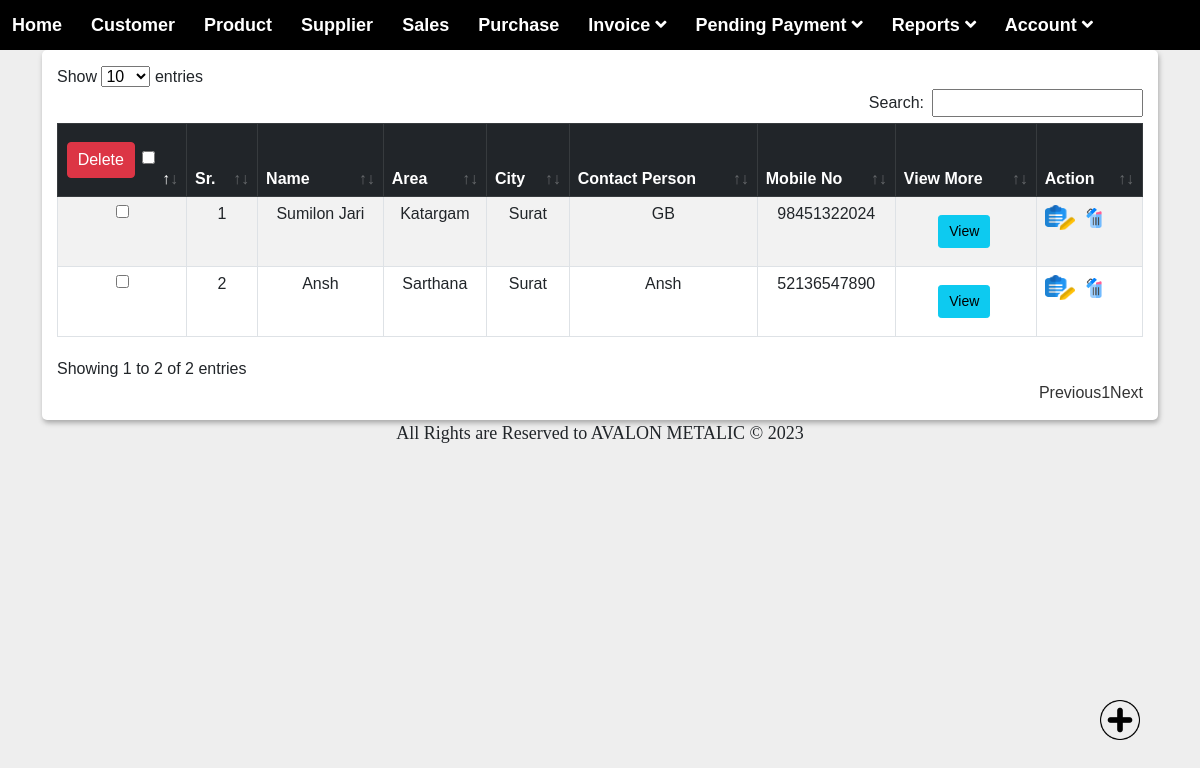
/customer/view_cust.php, run on an earlier commit of the app's database.
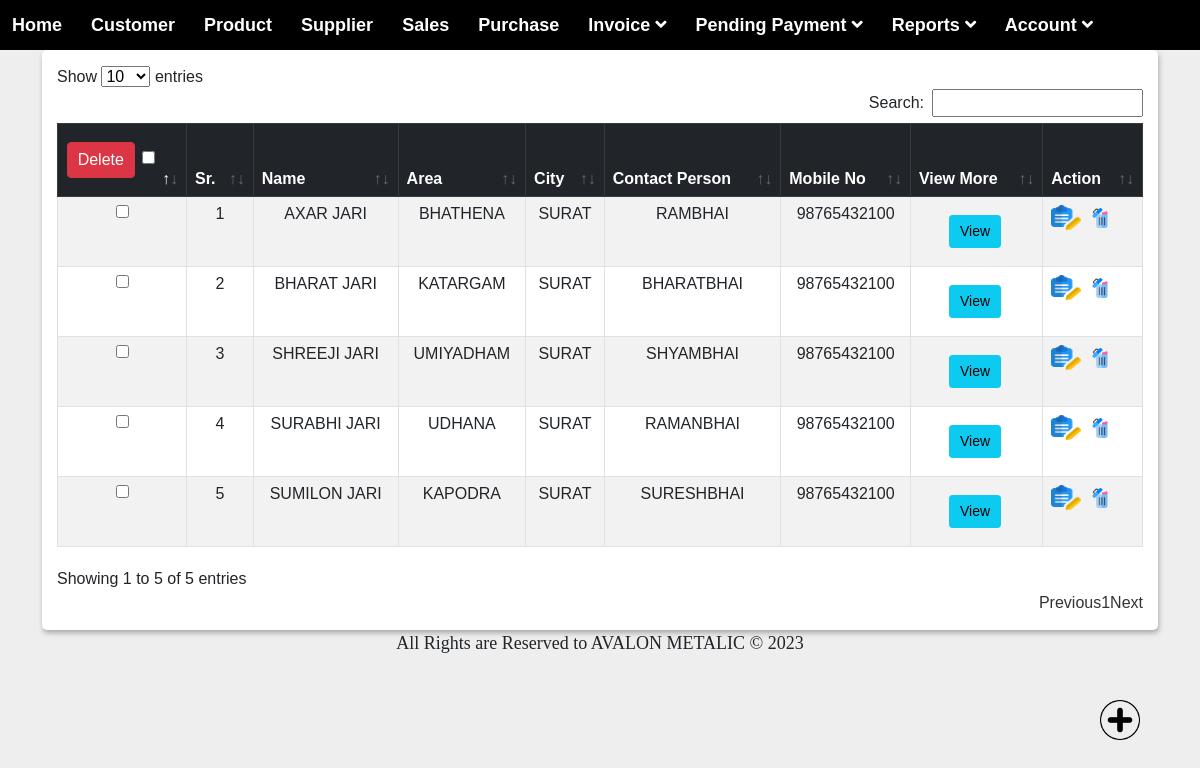
And on a later commit of the database.
### tables this page shows
CREATE TABLE `party` (
  `id` int(50) NOT NULL,
  `name` varchar(100) NOT NULL,
  `alias` varchar(100) NOT NULL,
  `city` varchar(100) NOT NULL,
  `area` varchar(100) NOT NULL,
  `state` varchar(100) NOT NULL,
  `pan_no` varchar(100) NOT NULL,
  `adhar_no` varchar(100) NOT NULL,
  `gstin` varchar(100) NOT NULL,
  `con_per_name` varchar(100) NOT NULL,
  `address` varchar(500) NOT NULL,
  `pin` varchar(100) NOT NULL,
  `mo_no` varchar(100) NOT NULL,
  `phone_no` varchar(100) NOT NULL,
  `fax` varchar(100) NOT NULL,
  `email` varchar(100) NOT NULL,
  `website` varchar(100) NOT NULL
);

### customer/view_cust.php (the view, shortened to what this page needs)
<?php
include('../inc/connection.php');
include('../inc/menu.php');
?>
<!DOCTYPE html>
<html lang="en">
<head>
    <link rel="stylesheet" href="../assets/css/bootstrap.min.css">
    <link rel="stylesheet" href="../assets/css/datatables.min.css">
    <link rel="stylesheet" href="../assets/css/style.css">
    <link rel="stylesheet" href="../assets/buttons.dataTables.min.css">
</head>
<body>
    <div class="container ">
        <a href="add_cust.php">
            <img src="../IMG/add.png" height="40px" width="40px" alt="" class="img1">
        </a>
        <div class="data_table">
            <form method="post">
                <table id="example" class="table table-striped table-bordered">
                    <thead class="table-dark">
                        <tr>
                            <th style="width: 90px; text-align:center;">
                                <button type="submit" name="prod_delete_multiple_btn" class="btn btn-danger">Delete</button>
                                <input type="checkbox" id="chkAll">
                            </th>
                            <th>Sr.</th>
                            <th>Name</th>
                            <th>Area</th>
                            <th>City</th>
                            <th>Contact Person</th>
                            <th>Mobile No</th>
                            <th>View More</th>
                            <th>Action</th>
                        </tr>
                    </thead>
                    <tbody>
                        <?php
                        $cnt = 1;
                        $query = "SELECT * FROM party";
                        $res = mysqli_query($con, $query);
                        if (mysqli_num_rows($res) > 0) {
                            foreach ($res as $row) {
                        ?>
                                <tr>
                                    <td style="width: 10px; text-align:center;">
                                        <input type="checkbox" name="product_delete_id[]" value="<?= $row['id']; ?>" class="tblChk">
                                    </td>
                                    <td style="text-align: center;" class="see"><?= $cnt; ?></td>
                                    <td style="text-align: center;"><?= $row['name']; ?></td>
                                    <td style="text-align: center;"><?= $row['area']; ?></td>
                                    <td style="text-align: center;"><?= $row['city']; ?></td>
                                    <td style="text-align: center;"><?= $row['con_per_name']; ?></td>
                                    <td style="text-align: center;"><?= $row['mo_no']; ?></td>
                                    <td style="text-align: center;"> <button type="button" class="btn btn-info btn-sm" data-toggle="modal" data-target="#myModal<?php echo $row['id'] ?>">View</button>
                                    </td>
                                    <td>
                                        <a href="updt_cust.php?id=<?php echo $row['id']; ?>"><img src="../IMG/edit.png" height="25px" width="30PX"></a>&nbsp;
                                        <a href="del_cust.php?id=<?php echo $row['id']; ?>" onclick="return confirm('Are You Sure Do You Want to Delete??');"><img src="../IMG/delete.png" height="20px" width="20px"></a>&nbsp;
                                    </td>
                                </tr>
                                <div id="myModal<?php echo $row['id'] ?>" class="modal fade bd-example-modal-lg" role="dialog">
                                    <div class="modal-dialog modal-lg">
                                        <div class="modal-content">
                                            <div class="modal-body">
                                            <?php
                                            $cnt++;
                                        }
                                    } else {
                                            ?>
                                            <tr>
                                                <td colspan="5">No Record Found</td>
                                            </tr>
                                        <?php
                                    }
                                        ?>
                    </tbody>
                </table>
            </form>
        </div>
    </div>
</body>
</html>
<?php
include('../inc/footer.php');
?>

### inc/menu.php (shortened to what this page needs)
<html lang="en">
<head>
  <link rel="stylesheet" href="style.css">
  <link rel="stylesheet" href="https://pro.fontawesome.com/releases/v5.10.0/css/all.css" />
</head>
<body>
  <div class="navbar">
    <div class="nav-links">
      <a href="../main.php">Home</a>
      <a href="../customer/view_cust.php">Customer</a>
      <a href="../product/view_prod.php">Product</a>
      <a href="../supplier/view_supplier.php">Supplier</a>
      <a href="../sales/srch_prod.php">Sales</a>
      <a href="../purchase/purch_prod.php">Purchase</a>
      <div class="dropdown">
        <a class="dropBtn" href="#">Invoice
          <i class="fas fa-angle-down"></i>
        </a>
      </div>
      <div class="dropdown">
        <a class="dropBtn" href="#">Pending Payment
          <i class="fas fa-angle-down"></i>
        </a>
      </div>
      <div class="dropdown">
        <a class="dropBtn" href="#">Reports
          <i class="fas fa-angle-down"></i>
        </a>
      </div>
      <div class="dropdown" style="position: absolute; right:95px;">
        <a class="dropBtn" href="#">Account
          <i class="fas fa-angle-down"></i>
        </a>
      </div>
    </div>
  </div>
</body>
</html>

### inc/footer.php (shortened to what this page needs)
<!DOCTYPE html>
<html lang="en">
<head>
</head>
<body>
    <center>
        <div>
            <font face="cambaria" size="4">All Rights are Reserved to AVALON METALIC &copy; <script type="text/javascript">var year = new Date();document.write(year.getFullYear());</script></font>
        </div>
    </center>
</body>
</html>

### account/style.css (style rules this page uses)
a { text-decoration: none; }

### assets/css/style.css (style rules this page uses)
* { margin: 0; padding: 0; outline: 0; }
html { scroll-behavior: smooth; }
body { background: #eee; font-family: 'Raleway', sans-serif; font-family: 'Roboto', sans-serif; font-family: 'Poppins', sans-serif; font-family: 'Rubik', sans-serif; padding: 0s; }
h1, h2, h3, h4, h5, h6, p, a, ol, ul, li, img, span, input, form, label, .btn, .navbar, .navbar-brand { margin: 0; padding: 0; }
a, a:hover { text-decoration: none; color: #333; -webkit-transition: 0.2s; transition: 0.2s; }
.data_table { background: #fff; padding: 15px; box-shadow: 1px 3px 5px #aaa; border-radius: 5px; }
.data_table .btn { padding: 5px 10px; margin: 10px 3px 10px 0; }

### inc/menu.php (style rules this page uses)
* { margin: 0; padding: 0; box-sizing: border-box; }
body { font-family: -apple-system, BlinkMacSystemFont, 'Segoe UI', Roboto, Oxygen, Ubuntu, Cantarell, 'Open Sans', 'Helvetica Neue', sans-serif; background-image: url(background-img.jpg); background-size: cover; background-attachment: fixed; }
.navbar { height: 50px; width: 100%; padding: 19px 30px; background-color: #000; position: relative; }
.navbar .nav-links { display: inline; float: right; font-size: 18px; }
.navbar .nav-links a { padding: 10px 12px; text-decoration: none; font-weight: 550; color: white; }
.dropdown { position: relative; display: inline-block; }

### customer/view_cust.php (style rules this page uses)
.img1 { position: fixed; bottom: 60px; right: 60px; }

What changed in the data, as far as the page shows it:
removed party: name "Sumilon Jari", area "Katargam", city "Surat", con_per_name "GB", mo_no "98451322024"
removed party: name "Ansh", area "Sarthana", city "Surat", con_per_name "Ansh", mo_no "52136547890"
added party: name "AXAR JARI", area "BHATHENA", city "SURAT", con_per_name "RAMBHAI", mo_no "98765432100"
added party: name "BHARAT JARI", area "KATARGAM", city "SURAT", con_per_name "BHARATBHAI", mo_no "98765432100"
added party: name "SHREEJI JARI", area "UMIYADHAM", city "SURAT", con_per_name "SHYAMBHAI", mo_no "98765432100"
added party: name "SURABHI JARI", area "UDHANA", city "SURAT", con_per_name "RAMANBHAI", mo_no "98765432100"
added party: name "SUMILON JARI", area "KAPODRA", city "SURAT", con_per_name "SURESHBHAI", mo_no "98765432100"
Also different on the page:
text written by a page script: "Show entries Search: Showing 1 to 2 of 2 entries Previous 1 Next" → "Show entries Search: Showing 1 to 5 of 5 entries Previous 1 Next"
